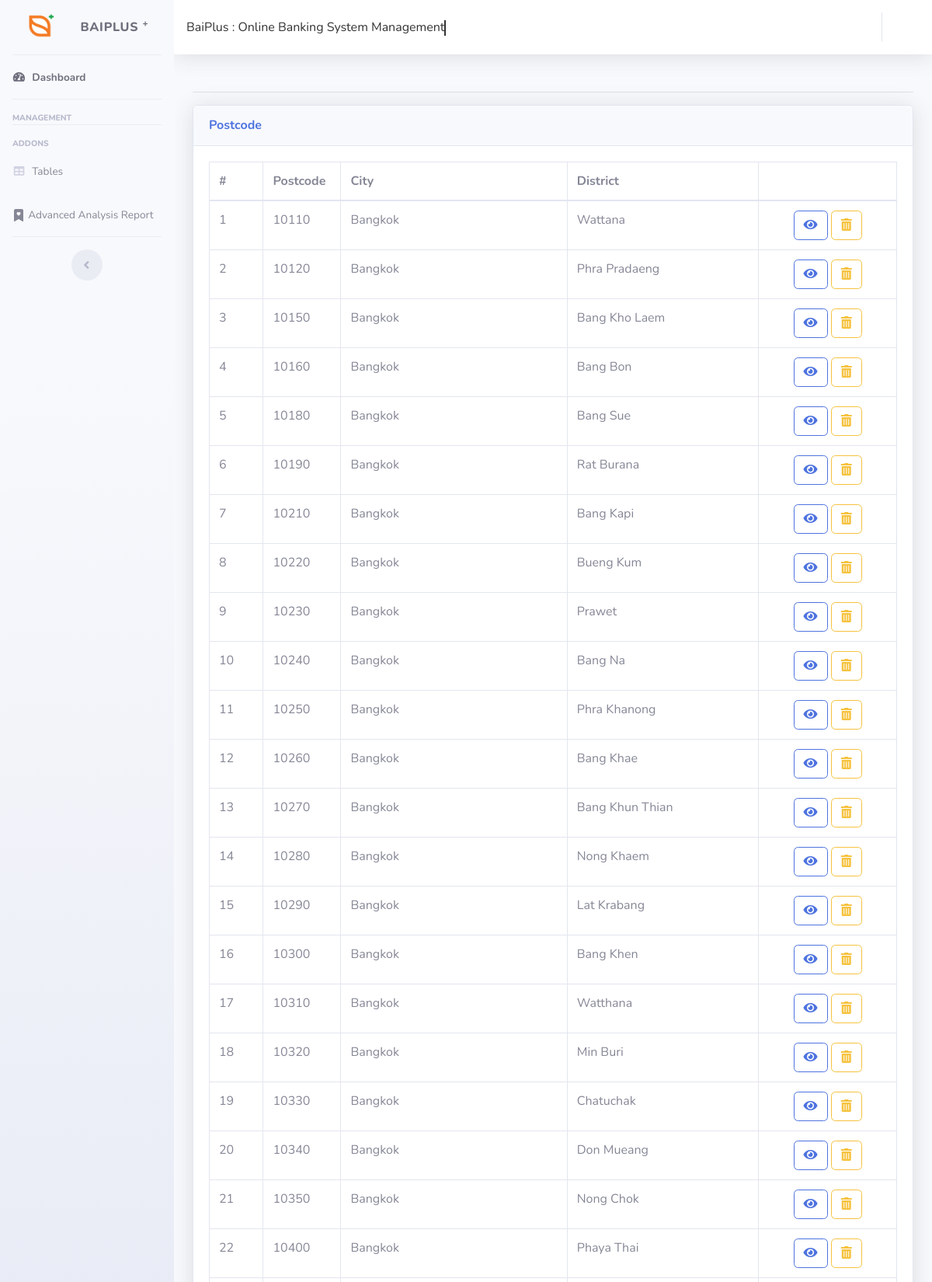
/public_admin/postcode.php (upper part), run on the app's committed database.
### tables this page shows
CREATE TABLE `postcode` (
  `customer_postcode` char(5) NOT NULL,
  `customer_city` varchar(32) NOT NULL,
  `customer_district` varchar(16) NOT NULL
);

### public_admin/postcode.php (the view, shortened to what this page needs)
<?php
require_once "db.php";
?>
<!DOCTYPE html>
<html lang="en">
<head>
    <link href="vendor/fontawesome-free/css/all.min.css" rel="stylesheet" type="text/css">
    <link href="css/sb-admin-2.min.css" rel="stylesheet">
    <link href="vendor/datatables/dataTables.bootstrap4.min.css" rel="stylesheet">
</head>
<body id="page-top">
    <div id="wrapper">
        <ul class="navbar-nav bg-gradient-light sidebar sidebar-light accordion" id="accordionSidebar">
            <a class="sidebar-brand d-flex align-items-center justify-content-center" href="index.php">
                <div class="sidebar-brand-icon rotate-n-0">
                    <img src="img\baiplus_logo.png.png" alt="baiplus_logo" width="71">
                </div>
                <div class="sidebar-brand-text mx-3">BaiPlus <sup>+</sup></div>
            </a>
            <hr class="sidebar-divider my-0">
            <li class="nav-item active">
                <a class="nav-link" href="index.php">
                    <i class="fas fa-fw fa-tachometer-alt"></i>
                    <span>Dashboard</span></a>
            </li>
            <hr class="sidebar-divider">
            <div class="sidebar-heading">
                Management
            </div>
            <hr class="sidebar-divider">
            <div class="sidebar-heading">
                Addons
            </div>
            <li class="nav-item">
                        <a class="nav-link" href="table.php">
                            <i class="fas fa-fw fa-table"></i>
                            <span>Tables</span></a>
                    </li>
                    <li class="nav-item">
                        <a class="nav-link" href="advance.php">
                            <span>Advanced Analysis Report</span></a>
                    </li>
            <hr class="sidebar-divider d-none d-md-block">
            <div class="text-center d-none d-md-inline">
                <button class="rounded-circle border-0" id="sidebarToggle"></button>
            </div>
        </ul>
        <div id="content-wrapper" class="d-flex flex-column">
            <div id="content">
                <nav class="navbar navbar-expand navbar-light bg-white topbar mb-4 static-top shadow">
                    <div class="top-tools-bar">
                        <h1 class="animated-text" style="margin-top: 10px;">BaiPlus : Online Banking System Management</h1>
                    </div>
                    <ul class="navbar-nav ml-auto">
                        <li class="nav-item dropdown no-arrow">
                            <a class="nav-link dropdown-toggle" href="#" id="userDropdown" role="button" data-toggle="dropdown" aria-haspopup="true" aria-expanded="false">
                            </a>
                        </li>
                    </ul>
                </nav>
                <div class="page-transition-scale-in">
                    <div class="container-fluid">
                        <hr>
                        <div class="row">
                            <div class="col-xl-12 col-lg-7">
                                <div class="card shadow mb-4">
                                    <div class="card-header py-3">
                                        <h6 class="m-0 font-weight-bold text-primary">Postcode</h6>
                                    </div>
                                    <div class="card-body">
                                        <form action="edit.php" method="POST" enctype="multipart/form-data">
                                            <div class="table-responsive">
                                                <table class="table table-bordered" id="dataTable" width="100%" cellspacing="0">
                                                    <thead>
                                                        <tr>
                                                            <th scope="col">#</th>
                                                            <th scope="col" width="100px">Postcode</th>
                                                            <th scope="col">City</th>
                                                            <th scope="col">District</th>
                                                            <th scope="col"></th>
                                                        </tr>
                                                    </thead>
                                                    <tbody>
                                                        <?php
                                                        $stmt = $conn->query("SELECT * FROM postcode");
                                                        $stmt->execute();
                                                        $postcode = $stmt->fetchAll();
                                                        if (!$postcode) {
                                                        } else {
                                                            foreach ($postcode as $postcode) {
                                                        ?>
                                                                <tr>
                                                                    <td scope="row"><?= $postcode['customer_postcode']; ?></td>
                                                                    <td><?= $postcode['customer_city']; ?></td>
                                                                    <td><?= $postcode['customer_district']; ?></td>
                                                                    <td class="text-center">
                                                                        <a href="editpostcode.php?id=<?= $postcode['customer_postcode']; ?>" class="btn btn-outline-primary">
                                                                            <i class="fa fa-eye" aria-hidden="true"></i>
                                                                        </a>
                                                                        <a href="?delete=<?= $postcode['customer_postcode']; ?>" class="btn btn-outline-warning" onclick="return confirm('Are you sure you want to delete this customer? This action cannot be undone. Deleting this customer will also delete any associated accounts and transactions. Please confirm that you wish to proceed with the deletion?'); ">
                                                                            <i class="fas fa-trash-alt"></i>
                                                                        </a>
                                                                    </td>
                                                                </tr>
                                                        <?php }
                                                        } ?>
                                                    </tbody>
                                                </table>
                                            </div>
                                        </form>
                                    </div>
                                </div>
                            </div>
                        </div>
                    </div>
                </div>
            </div>
        </div>
</body>
</html>

### public_admin/postcode.php (style rules this page uses)
.animated-text { font-size: 1rem; text-align: center; overflow: hidden; white-space: nowrap; color: #333; border-right: 0.15em solid #333; animation: typing 0.5s steps(40, end), blink-caret 1.5s step-end infinite; transition: border-color 0.5s ease-out; }
.page-transition-scale-in { animation: scale-in 0.5s ease-in-out; }

### data on the page
postcode: customer_postcode "10110", customer_city "Bangkok", customer_district "Wattana"
postcode: customer_postcode "10120", customer_city "Bangkok", customer_district "Phra Pradaeng"
postcode: customer_postcode "10150", customer_city "Bangkok", customer_district "Bang Kho Laem"
postcode: customer_postcode "10160", customer_city "Bangkok", customer_district "Bang Bon"
postcode: customer_postcode "10180", customer_city "Bangkok", customer_district "Bang Sue"
postcode: customer_postcode "10190", customer_city "Bangkok", customer_district "Rat Burana"
postcode: customer_postcode "10210", customer_city "Bangkok", customer_district "Bang Kapi"
postcode: customer_postcode "10220", customer_city "Bangkok", customer_district "Bueng Kum"
postcode: customer_postcode "10230", customer_city "Bangkok", customer_district "Prawet"
postcode: customer_postcode "10240", customer_city "Bangkok", customer_district "Bang Na"
postcode: customer_postcode "10250", customer_city "Bangkok", customer_district "Phra Khanong"
postcode: customer_postcode "10260", customer_city "Bangkok", customer_district "Bang Khae"
postcode: customer_postcode "10270", customer_city "Bangkok", customer_district "Bang Khun Thian"
postcode: customer_postcode "10280", customer_city "Bangkok", customer_district "Nong Khaem"
postcode: customer_postcode "10290", customer_city "Bangkok", customer_district "Lat Krabang"
postcode: customer_postcode "10300", customer_city "Bangkok", customer_district "Bang Khen"
postcode: customer_postcode "10310", customer_city "Bangkok", customer_district "Watthana"
postcode: customer_postcode "10320", customer_city "Bangkok", customer_district "Min Buri"
postcode: customer_postcode "10330", customer_city "Bangkok", customer_district "Chatuchak"
postcode: customer_postcode "10340", customer_city "Bangkok", customer_district "Don Mueang"
postcode: customer_postcode "10350", customer_city "Bangkok", customer_district "Nong Chok"
postcode: customer_postcode "10400", customer_city "Bangkok", customer_district "Phaya Thai"
